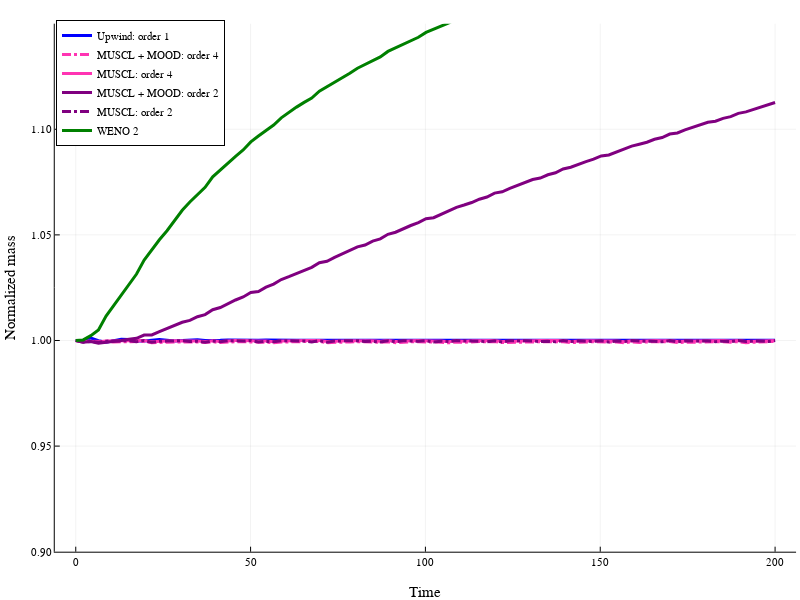

Notebook code cell kept with this figure:
### Code cell
linewidth = 3
p1 = plot(D["RK3Upwind1"][:, 1], D["RK3Upwind1"][:, 2], xlabel="Time", ylabel="Normalized mass", ylim=(0.9, 1.15), label="Upwind: order 1", linestyle=:solid, linewidth=linewidth, c=:blue, size=(800, 600), legend=:topleft)
plot!(p1, D["RK3MOODMUSCL4"][:, 1], D["RK3MOODMUSCL4"][:, 2], label="MUSCL + MOOD: order 4", linestyle=:dashdot, linewidth=linewidth, c=:maroon1)
plot!(p1, D["RK3MUSCL4"][:, 1], D["RK3MUSCL4"][:, 2], label="MUSCL: order 4", linestyle=:solid, linewidth=linewidth, c=:maroon1)
plot!(p1, D["RK3MOODMUSCL2"][:, 1], D["RK3MOODMUSCL2"][:, 2], label="MUSCL + MOOD: order 2", linestyle=:solid, linewidth=linewidth, c=:purple)
plot!(p1, D["RK3MUSCL2"][:, 1], D["RK3MUSCL2"][:, 2], label="MUSCL: order 2", linestyle=:dashdot, linewidth=linewidth, c=:purple)
plot!(p1, D["RK3WENO2"][:, 1], D["RK3WENO2"][:, 2], label="WENO 2", linestyle=:solid, linewidth=linewidth, c=:green)
# plot!(p1, D["RK3MOODUpwind2"][:, 1], D["RK3MOODUpwind2"][:, 2], label="Upwind + MOOD: order 2", linestyle=:solid, linewidth=linewidth)
display(p1)
savefig(p1, "$(@__DIR__)/massLoss.pdf")
